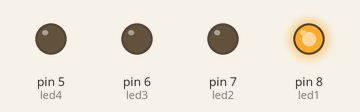
The program below on a simulated MicroPython board. Shown: output pins drawn as LEDs (lit = HIGH).

Above: at 0.2 s.
At 1.0 s:
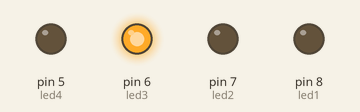
At 2.2 s:
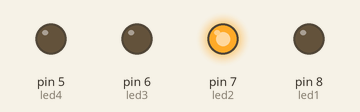
At 3.0 s:
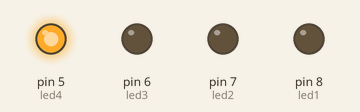
Timing chart, 0 to 3.7 s (numbered marks = the images above):
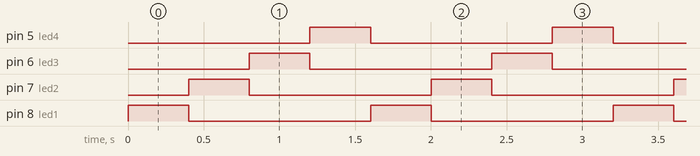

Measured:
- by itself, pin 5 (led4), pin 6 (led3), pin 7 (led2), pin 8 (led1): alternates HIGH for 0.40 s and LOW for 1.2 s
- by itself, everything shown: repeats every 1.6 s, in 4 steps

The program:

led_shitf.py
```python
from machine import Pin

def led_init():
  global led1,led2,led3,led4
  led1 = Pin('PA8', Pin.OUT, Pin.PULL_NONE)
  led2 = Pin('PA7', Pin.OUT, Pin.PULL_NONE)
  led3 = Pin('PA6', Pin.OUT, Pin.PULL_NONE)
  led4 = Pin('PA5', Pin.OUT, Pin.PULL_NONE)

def led_out(led_data):
  if (led_data & 0x01) == 0:
    led1.low()
  else:
    led1.high()
  if (led_data & 0x02) == 0:
    led2.low()
  else:
    led2.high()
  if (led_data & 0x04) == 0:
    led3.low()
  else:
    led3.high()
  if (led_data & 0x08) == 0:
    led4.low()
  else:
    led4.high()

def busy_wait():
  for _ in range(100000):
    pass

def main():
  led_init()
  while True:
    led_out(0x01)
    busy_wait()
    led_out(0x02)
    busy_wait()
    led_out(0x04)
    busy_wait()
    led_out(0x08)
    busy_wait()

if __name__ == '__main__':
  main()
```
